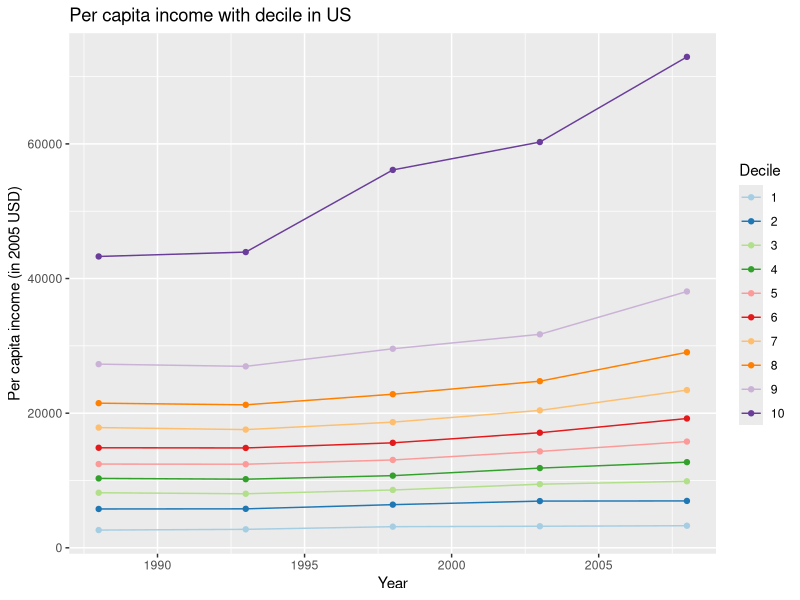
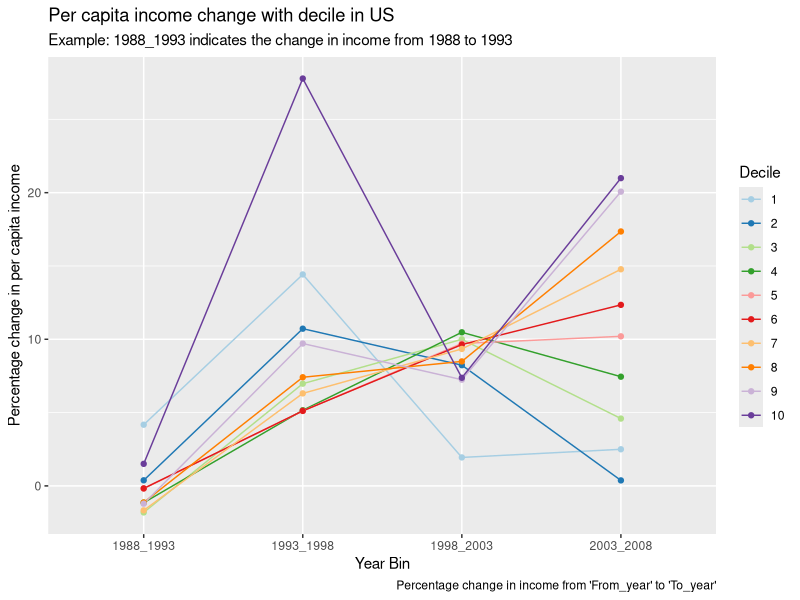
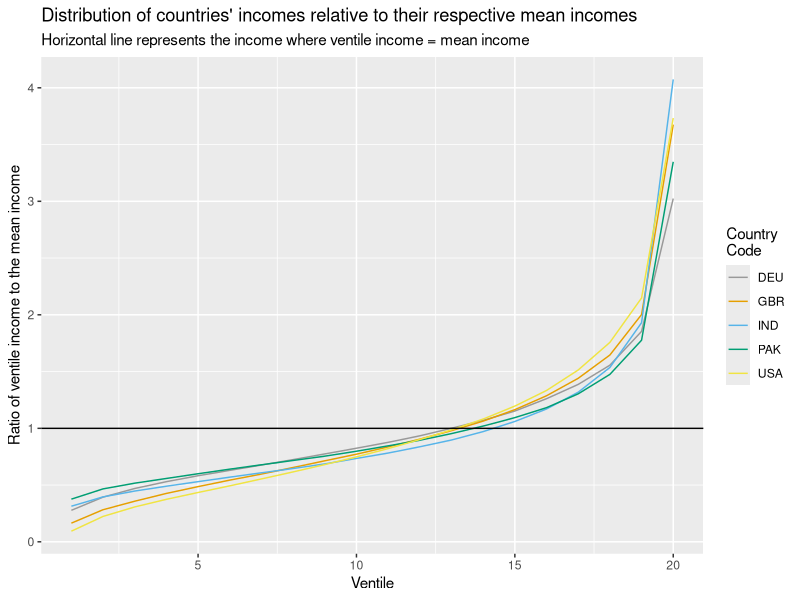
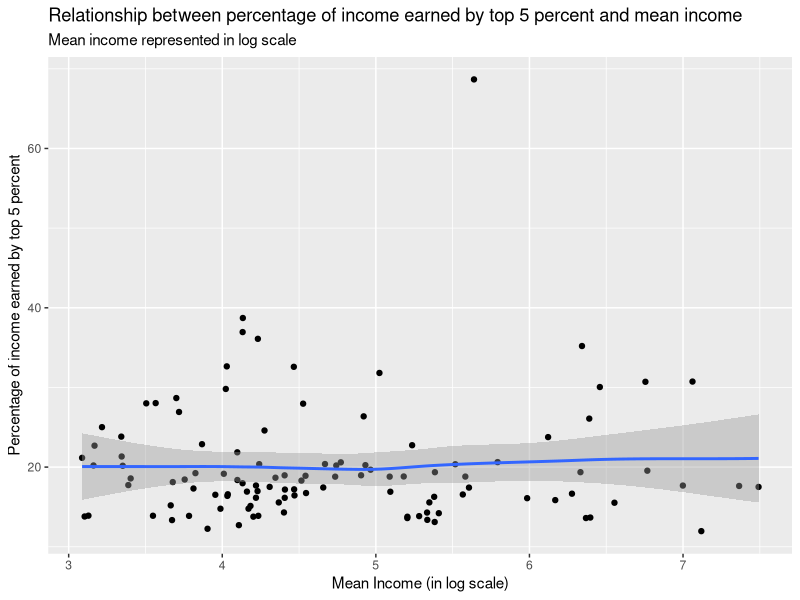
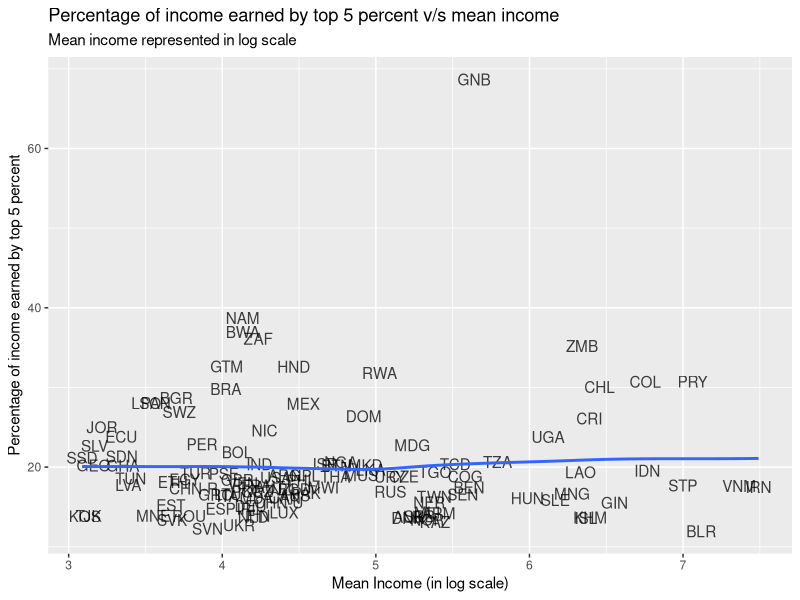
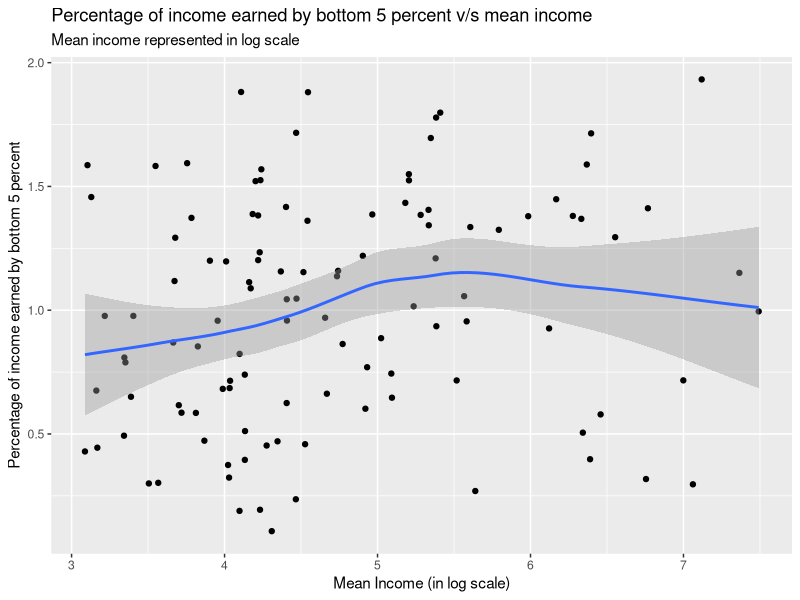
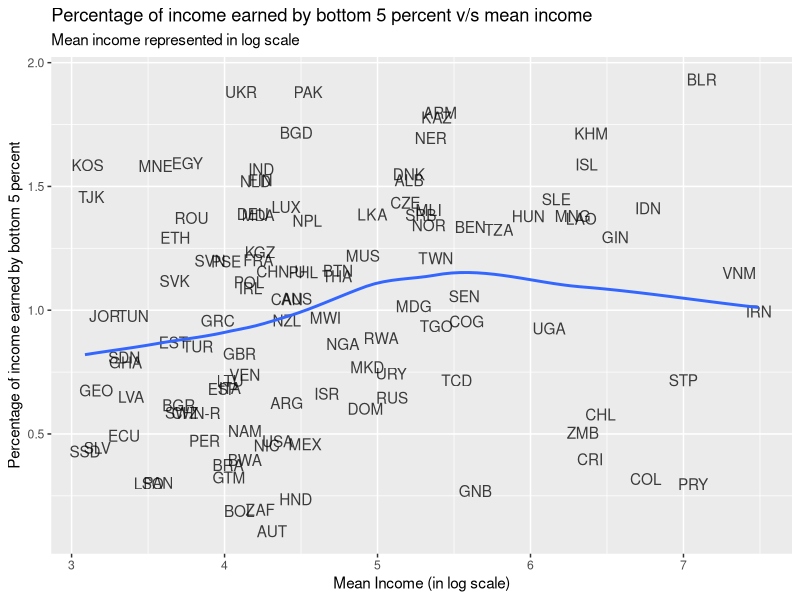

The R script that drew these images, in order:
## ---- chunk 1
knitr::opts_chunk$set(echo = TRUE, tidy = TRUE)
## ---- chunk 2
suppressWarnings(suppressMessages(library(haven)))
suppressWarnings(suppressMessages(library(tidyverse)))
suppressWarnings(suppressMessages(library(foreign)))
suppressWarnings(suppressMessages(library(ggplot2)))
suppressWarnings(suppressMessages(library(forecast)))
cb_palette = c("#999999", "#E69F00", "#56B4E9", "#009E73", "#F0E442", "#0072B2", "#D55E00", "#CC79A7")
## ---- chunk 3

# Loading the desired library and importing the dataset
LM_WPID_web_2 <- read_dta("LM_WPID_web_2.dta")

# Filetring the dataset only for USA
LM_WPID_US <- LM_WPID_web_2 %>% filter(country == "United States")
LM_WPID_US$group <- factor(LM_WPID_US$group)

LM_WPID_US$facet_group <- ifelse(as.numeric(LM_WPID_US$group) <= 5, "Lower Deciles", "Higher Deciles")
LM_WPID_US$facet_group <- factor(LM_WPID_US$facet_group, levels = c("Lower Deciles", "Higher Deciles"))

## ---- chunk 4
ggplot(LM_WPID_US,aes(x = bin_year, y = RRinc, color = group)) + geom_point() +geom_line() + xlab("Year") + ylab("Per capita income (in 2005 USD)") + ggtitle("Per capita income with decile in US") + scale_color_brewer(palette="Paired") + labs(color = 'Decile')
## ---- chunk 5
LM_WPID_US_yoy <- LM_WPID_US %>% dplyr::select(country, bin_year, group, RRinc)
LM_WPID_US_yoy <- LM_WPID_US_yoy %>% spread(bin_year, RRinc)
LM_WPID_US_yoy$`1988_1993` <- (LM_WPID_US_yoy$`1993`- LM_WPID_US_yoy$`1988`)*100/LM_WPID_US_yoy$`1988`
LM_WPID_US_yoy$`1993_1998` <- (LM_WPID_US_yoy$`1998`- LM_WPID_US_yoy$`1993`)*100/LM_WPID_US_yoy$`1993`
LM_WPID_US_yoy$`1998_2003` <- (LM_WPID_US_yoy$`2003`- LM_WPID_US_yoy$`1998`)*100/LM_WPID_US_yoy$`1998`
LM_WPID_US_yoy$`2003_2008` <- (LM_WPID_US_yoy$`2008`- LM_WPID_US_yoy$`2003`)*100/LM_WPID_US_yoy$`2003`

LM_WPID_US_yoy_final <- LM_WPID_US_yoy %>% dplyr::select(country,group,`1988_1993`,`1993_1998`,`1998_2003`,`2003_2008`)
LM_WPID_US_yoy_final <- LM_WPID_US_yoy_final %>% gather(Year_to_Year,YOY_Change,c(`1988_1993`,`1993_1998`,`1998_2003`,`2003_2008`))

LM_WPID_US_yoy_final <- LM_WPID_US_yoy_final[order(LM_WPID_US_yoy_final$group),]
LM_WPID_US_yoy_final$facet_group <- ifelse(as.numeric(LM_WPID_US_yoy_final$group) <= 5, "Lower Deciles", "Hgher Deciles")
LM_WPID_US_yoy_final$group <- factor(LM_WPID_US_yoy_final$group)
LM_WPID_US_yoy_final$facet_group <- factor(LM_WPID_US_yoy_final$facet_group)

ggplot(LM_WPID_US_yoy_final,aes(x = Year_to_Year, y = YOY_Change, color = LM_WPID_US_yoy_final$group ,group = LM_WPID_US_yoy_final$group)) + geom_line() + geom_point()  + xlab("Year Bin") + ylab("Percentage change in per capita income") + labs(title = "Per capita income change with decile in US", subtitle = "Example: 1988_1993 indicates the change in income from 1988 to 1993", colour = "Decile", caption = "Percentage change in income from 'From_year' to 'To_year'") + scale_color_brewer(palette="Paired") 

## ---- chunk 6
cb_palette = c("#999999", "#E69F00", "#56B4E9", "#009E73", "#F0E442", "#0072B2", "#D55E00", "#CC79A7")
wpid = read_dta("LM_WPID_web_2.dta")
ventile = read.dta('ventile_2011_for_release_LCU.dta')
## ---- chunk 7
ventile5 = subset(ventile, contcod == 'USA' | contcod == 'IND' | contcod == 'GBR' | contcod == 'DEU' | contcod == 'PAK')
#ventile5 = subset(ventile5, year = 2011)
ventile5$adjusted_ventile_income = ventile5$ventile_income/ave(ventile5$ventile_income, ventile5$contcod)
gg = ggplot(ventile5, aes(x = ventile, y = adjusted_ventile_income, color = contcod)) + geom_line() + scale_color_manual(values = cb_palette) + geom_abline(slope = 0, intercept = 1)
gg + labs(title = "Distribution of countries' incomes relative to their respective mean incomes", subtitle = "Horizontal line represents the income where ventile income = mean income", colour = "Country\nCode") + xlab("Ventile") + ylab("Ratio of ventile income to the mean income")
## ---- chunk 8
# mean_incomes = aggregate(ventile$ventile_income, list(ventile$contcod), mean)

# ventile$log_ventile_income <- log10(ventile$ventile_income)

ventile_mean_total <- ventile %>% group_by(contcod) %>% summarise(mean_income = mean(ventile_income), total_income = sum(ventile_income))


top5_bottom_5 <- ventile %>% subset(ventile == 20 | ventile == 1) %>% dplyr::select(contcod, ventile, ventile_income)
top5_bottom_5 <- top5_bottom_5 %>% spread(key = ventile, value = ventile_income)


top5_bottom_5$mean_income <- ventile_mean_total$mean_income[match(ventile_mean_total$contcod, top5_bottom_5$contcod)]
top5_bottom_5$total_income <- ventile_mean_total$total_income[match(ventile_mean_total$contcod, top5_bottom_5$contcod)]
top5_bottom_5$top_5_percent <- (top5_bottom_5$`20`/top5_bottom_5$total_income)*100
top5_bottom_5$bottom_5_percent <- (top5_bottom_5$`1`/top5_bottom_5$total_income)*100

top5_bottom_5$log_mean_income <- log10(top5_bottom_5$mean_income)

#top5_bottom_5$contcod_new <- top5_bottom_5$contcod
#top5_bottom_5$contcod_new[top5_bottom_5$contcod == "CHN-U" | top5_bottom_5$contcod == "CHN-R"] <- "CHN"


#wpid$contcod_new <- gsub("-[RU]","",wpid$contcod)
#wpid_grouped <- wpid %>% group_by(contcod_new,region) %>% summarise(tot = sum(year))
#wpid_grouped <- wpid_grouped %>% subset(contcod_new %in% top5_bottom_5$contcod_new)

#top5_bottom_5$region <- wyd_88_05_for_release_grouped$region[match(wyd_88_05_for_release_grouped$contcod_new, top5_bottom_5$contcod_new)]
#This wasn't commented earlier but was throwing error and hence commented



#Added by Raj to check the effect of weight based on population

ventile_pop <- ventile %>% dplyr::select(contcod, totpop)
ventile_pop <- ventile_pop %>% distinct()

top5_bottom_5$totpop <- ventile_pop$totpop[match(top5_bottom_5$contcod, ventile_pop$contcod)]

## ---- chunk 9

ggplot(top5_bottom_5,aes(x = log_mean_income, y = top_5_percent)) + geom_point() + geom_smooth(method = loess, method.args = list(degree = 1)) + labs(title = "Relationship between percentage of income earned by top 5 percent and mean income ", subtitle = "Mean income represented in log scale") + xlab("Mean Income (in log scale)") + ylab("Percentage of income earned by top 5 percent")

## ---- chunk 10

ggplot(top5_bottom_5,aes(x = log_mean_income, y = top_5_percent)) + geom_text(aes(label = contcod), alpha = 0.75) + geom_smooth(method = loess, method.args = list(degree = 1), se = FALSE) + labs(title = "Percentage of income earned by top 5 percent v/s mean income ", subtitle = "Mean income represented in log scale") + xlab("Mean Income (in log scale)") + ylab("Percentage of income earned by top 5 percent")


## ---- chunk 11

ggplot(top5_bottom_5,aes(x = log_mean_income, y = bottom_5_percent)) + geom_point() + geom_smooth(method = loess, method.args = list(degree = 1)) + labs(title = "Percentage of income earned by bottom 5 percent v/s mean income", subtitle = "Mean income represented in log scale") + xlab("Mean Income (in log scale)") + ylab("Percentage of income earned by bottom 5 percent")

## ---- chunk 12

ggplot(top5_bottom_5,aes(x = log_mean_income, y = bottom_5_percent)) + geom_text(aes(label = contcod), alpha = 0.75) + geom_smooth(method = loess, method.args = list(degree = 1), se = FALSE) + labs(title = "Percentage of income earned by bottom 5 percent v/s mean income ", subtitle = "Mean income represented in log scale") + xlab("Mean Income (in log scale)") + ylab("Percentage of income earned by bottom 5 percent")


